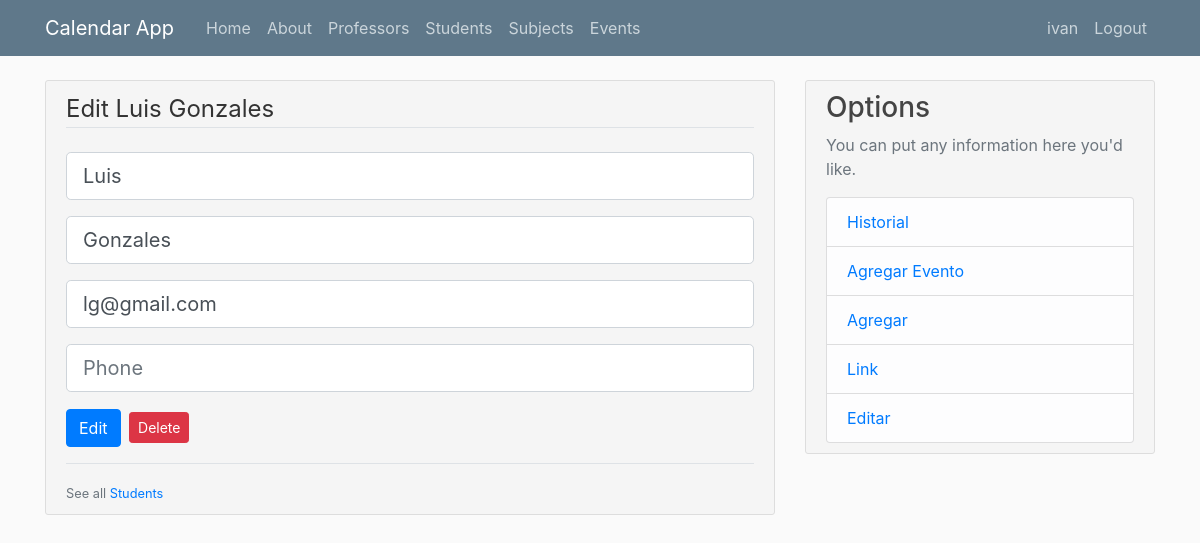
Screenshot of /edit_student?Student=1 (signed in) with the database file from the repository.
### flaskcalendar/models.py (models this page shows, shortened)
class User(db.Model, UserMixin):
    id = db.Column(db.Integer, primary_key=True)
    username = db.Column(db.String(20), unique=True, nullable=False)
    email = db.Column(db.String(120), unique=True, nullable=False)
    image_file = db.Column(db.String(20), nullable=False, default='default.jpg')
    password = db.Column(db.String(60), nullable=False)
    events = db.relationship('Event', backref='author', lazy=True, cascade="all, delete-orphan")
    professors = db.relationship('Professor', backref='author', lazy=True, cascade="all, delete-orphan")
    students = db.relationship('Student', backref='author', lazy=True, cascade="all, delete-orphan")
    subjects = db.relationship('Subject', backref='author', lazy=True, cascade="all, delete-orphan")
    history = db.relationship('History', backref='author', lazy=True, cascade="all, delete-orphan")

class Student(db.Model):
    id = db.Column(db.Integer, primary_key=True)
    name = db.Column(db.String(100), nullable=False)
    last_name = db.Column(db.String(100), nullable=False)
    email = db.Column(db.String(120), nullable=True)
    phone = db.Column(db.Integer, nullable=True)
    events = db.relationship('Event', backref='student', lazy=True, cascade="all, delete-orphan")
    author_id =  db.Column(db.Integer, db.ForeignKey('user.id'), nullable=False)
    def fullName(self):
        return f"{self.name} {self.last_name}"

### flaskcalendar/students/routes.py (the view)
@studentsAPP.route("/edit_student", methods=['GET','POST'])
@login_required
def edit_student():
    form = AddStudentForm()
    if form.validate_on_submit():
        student_id = int(request.form.get("instance_id"))
        instance = Student.query.filter_by(id=student_id, author_id=current_user.id).first()
        if isAuthor(instance):
            instance.name = form.name.data
            instance.last_name  = form.last_name.data
            instance.email  = form.email.data
            instance.phone = form.phone.data
            addToHistory(instance,'edit')
            db.session.commit()
            flash(f"{instance.fullName()} account has been updated",'success')
            return redirect(url_for('students.students'))
    elif request.method == 'GET' and request.args.get('Student'):
        student_id = int(request.args.get('Student'))
        instance = Student.query.filter_by(id=student_id, author_id=current_user.id).first()
        if isAuthor(instance):
            form.name.data = instance.name
            form.last_name.data = instance.last_name
            form.email.data = instance.email
            form.phone.data = instance.phone
            return render_template('students/edit_student.html', form=form, instance=instance)
    return redirect(url_for('students.students'))

### flaskcalendar/students/forms.py
class AddStudentForm(FlaskForm):
    name = StringField('Name', validators=[], render_kw={"placeholder": "Name"})
    last_name = StringField('Last Name', validators=[], render_kw={"placeholder": "Last Name"})
    email = StringField('Email', validators=[DataRequired(), Email()], render_kw={"placeholder": "Email"})
    phone = StringField('Phone', validators=[], render_kw={"placeholder": "Phone"})
    submit = SubmitField('Add Student')

### flaskcalendar/models.py (called while the page is built)
@login_manager.user_loader
def load_user(user_id):
    return User.query.get(int(user_id))

### flaskcalendar/users/utils.py (called while the page is built)
def isAuthor(instance,current_user=current_user):
    if instance and instance.author_id == current_user.id:
        return True
    else:
        return False

### flaskcalendar/templates/students/edit_student.html (shortened to what this page needs)
{% extends "layout.html" %}
{% block content %}
<div class="content-section">
    <form method="POST" action="" >
        <fieldset class="form-group">
            <legend class='border-bottom mb-4'>Edit {{instance.fullName() }}</legend>
            {% for formField in form %}
                <div class='form-group'>
                    {% if formField.errors %}
                        {{ formField(class="form-control form-control-lg is-invalid") }}
                        <div class="invalid-feedback">
                            {% for error in formField.errors %}
                                <span>{{ error }}</span>
                            {% endfor %}
                        </div>
                    {% elif formField.type == 'SubmitField' %}
                    {% else %}
                        {{ formField(class="form-control form-control-lg") }}
                    {% endif %}
                </div>
            {% endfor %}
            <button class="btn btn-primary" type="submit">Edit</button>
            <button type="button" class="btn btn-danger btn-sm m-1" data-toggle="modal" data-target="#deleteModal">Delete</button>
        </fieldset>
    </form>
    <div class='border-top pt-3'>
        <small class="text-muted">See all <a class="" href="{{ url_for('students.students') }}">{{ instance.__class__.__name__}}s</a></small>
    </div>
</div>
{% endblock content %}

### flaskcalendar/templates/layout.html (shortened to what this page needs)
<!DOCTYPE html>
<html>
<head>
    <link rel="stylesheet" href="{{url_for('static',filename='css/bootstrap.min.css')}}" >
    <link rel="stylesheet" href="{{url_for('static',filename='css/main.css')}}" >
</head>
<body>
    <header class="site-header">
      <nav class="navbar navbar-expand-md navbar-dark bg-steel fixed-top">
        <div class="container">
          <a class="navbar-brand mr-4" href="{{url_for('main.home')}}">Calendar App</a>
          <div class="collapse navbar-collapse" id="navbarToggle">
            <div class="navbar-nav mr-auto">
              <a class="nav-item nav-link" href="{{url_for('main.home')}}">Home</a>
              <a class="nav-item nav-link" href="{{url_for('main.about')}}">About</a>
              <a class="nav-item nav-link" href="{{url_for('professors.professors')}}">Professors</a>
              <a class="nav-item nav-link" href="{{url_for('students.students')}}">Students</a>
              <a class="nav-item nav-link" href="{{url_for('subjects.subjects')}}">Subjects</a>
              <a class="nav-item nav-link" href="{{url_for('events.events')}}">Events</a>
            </div>
            <div class="navbar-nav">
              {% if current_user.is_authenticated %}
                <a class="nav-item nav-link" href="{{url_for('users.account')}}">{{ current_user.username }}</a>
                <a class="nav-item nav-link" href="{{url_for('users.logout')}}">Logout</a>
              {% else %}
                <a class="nav-item nav-link" href="{{url_for('users.login')}}">Login</a>
                <a class="nav-item nav-link" href="{{url_for('users.register')}}">Register</a>
              {% endif %}
            </div>
          </div>
        </div>
      </nav>
    </header>
        <main role="main" class="container">
          <div class="row">
            <div class="col-md-8">
            {% block content %}
            {% endblock %}
            </div>
            <div class="col-md-4">
              <div class="content-section">
                <h3>Options</h3>
                <p class='text-muted'>You can put any information here you'd like.
                  <ul class="list-group">
                    <li class="list-group-item list-group-item-light"><a  href="{{ url_for('main.history') }}">Historial</a></li>
                    <li class="list-group-item list-group-item-light"><a href="{{ url_for('events.create_event') }}">Agregar Evento</a></li>
                    <li class="list-group-item list-group-item-light"><a href="{{ url_for('main.add') }}">Agregar</a></li>
                    <li class="list-group-item list-group-item-light"><a href="{{ url_for('main.link') }}">Link</a></li>
                    <li class="list-group-item list-group-item-light"><a href="{{url_for('main.edit') }}">Editar</a></li>
                  </ul>
              </div>
            </div>
          </div>
        </main>
</body>
</html>

### flaskcalendar/static/css/main.css (style rules this page uses)
body { background: #fafafa; color: #333333; margin-top: 5rem; }
h1, h2, h3, h4, h5, h6 { color: #444444; }
.bg-steel { background-color: #5f788a; }
.site-header .navbar-nav .nav-link { color: #cbd5db; }
.content-section { background-color: #f5f5f5; padding: 10px 20px; border: 1px solid #dddddd; border-radius: 3px; margin-bottom: 20px; }

### rows the page displays
User: username "ivan"
Student: fullName "Luis Gonzales", name "Luis" "Gonzales" "lg@gmail.com"

### other values shown
{{ instance.__class__.__name__ }} "Student"
